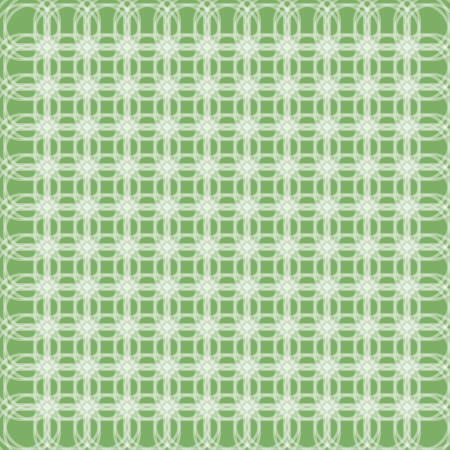
Frame 1 (no input)
Frame 60 (the mouse pressed at the canvas centre just before this capture): identical to frame 1, image omitted
Frame 120 (the mouse held since frame 60 and released just before this capture): identical to frame 1, image omitted

The Processing sketch that drew this single still picture (run headless with seeded random() and noise(); from frame 60 on, the mouse is pressed at the canvas centre):

// Processing sketch: processing_28874
// ── processing_28874.pde

//Global Variables
//Declare it's name and assign it a value
int xPos=225;
int yPos=225;
int d=55;

void setup() {
  size(450, 450);

  smooth();
  stroke(255, 100);
  strokeWeight(3);
noFill();

}

void draw() {
  background(126, 175, 103);

  
  for(float c=.3; c<11;c++){
    for(float r=.3; r<11;r++){
    drawTile(40 * c,40*r,d);
    }
  }
  
}

void drawTile(float xPos, float yPos, float d) {
  ellipse(xPos+10, yPos+10, d, d);
  ellipse(xPos+20, yPos+10, d, d); 
  ellipse(xPos+10, yPos+20, d, d);
  ellipse(xPos+20, yPos+20, d, d);
}
